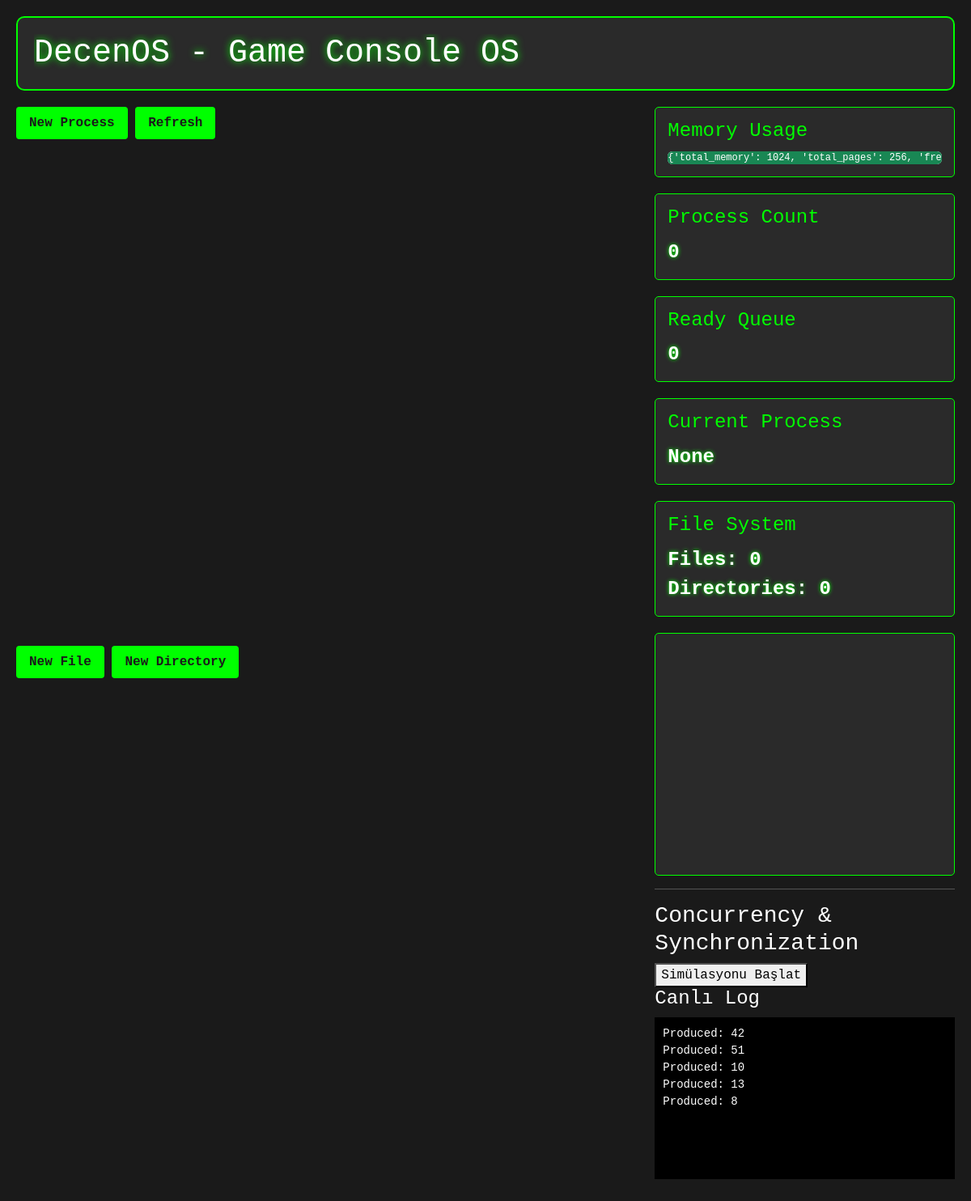
Before: /process/explorer/ (signed in) with the older database file.
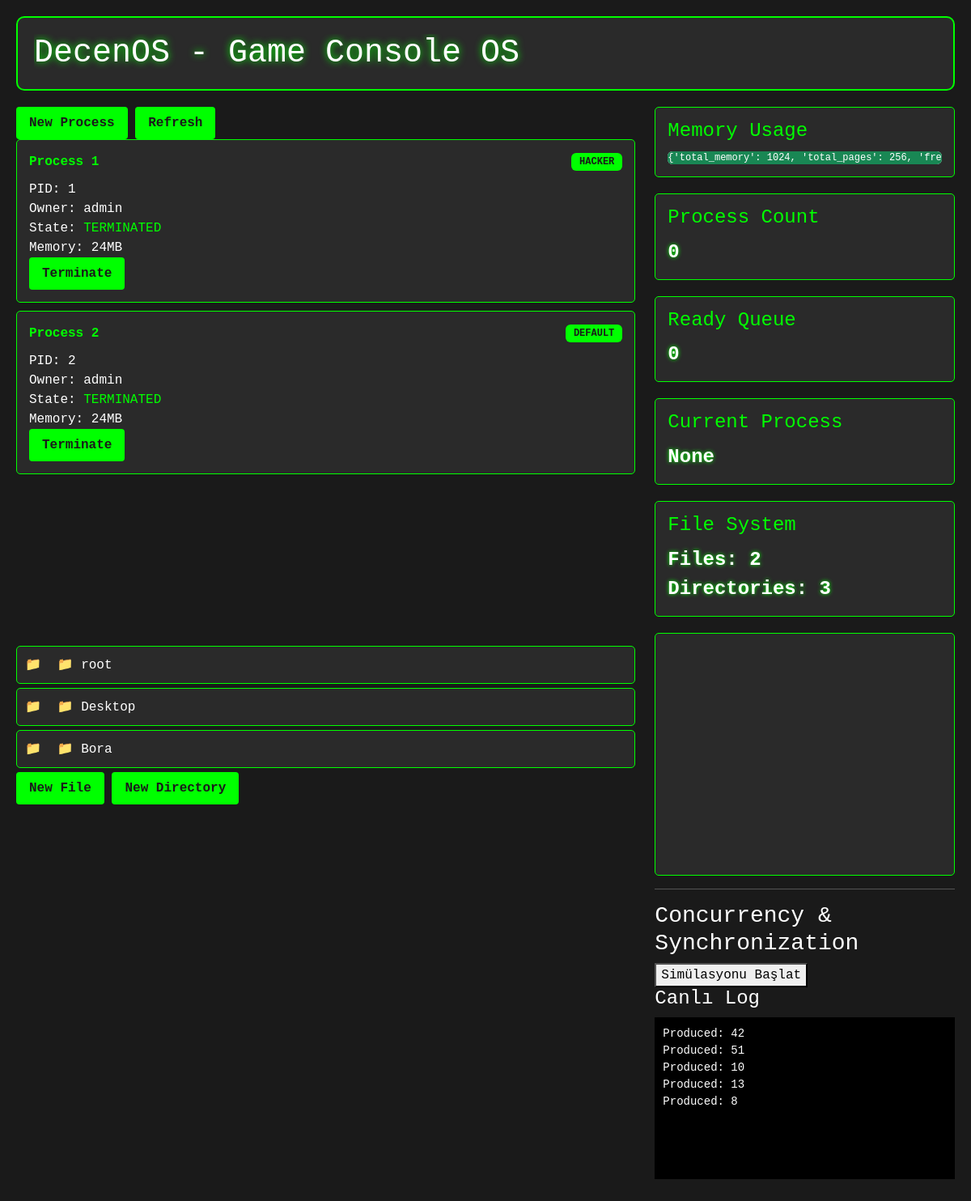
After: the same page with the newer database file.
### core/models.py (models this page shows, shortened)
class Process(models.Model):
    class ProcessState(models.TextChoices):
        NEW = 'NEW'
        READY = 'READY'
        RUNNING = 'RUNNING'
        WAITING = 'WAITING'
        TERMINATED = 'TERMINATED'
    pid = models.AutoField(primary_key=True)
    name = models.CharField(max_length=100)
    owner = models.ForeignKey(User, on_delete=models.CASCADE, related_name='processes')
    state = models.CharField(max_length=20, choices=ProcessState.choices, default=ProcessState.NEW)
    memory_required = models.IntegerField(default=0)
    created_at = models.DateTimeField(default=timezone.now)
    last_run_time = models.DateTimeField(null=True, blank=True)
    quantum = models.IntegerField(default=100)  # Time quantum in milliseconds
    priority = models.IntegerField(default=0)  # For Round Robin, all processes have equal priority
    class ProcessType(models.TextChoices):
        DEFAULT = 'DEFAULT'
        HACKER = 'HACKER'
        MINER = 'MINER'
        VALIDATOR = 'VALIDATOR'
    process_type = models.CharField(max_length=20, choices=ProcessType.choices, default=ProcessType.DEFAULT)
    page_table = models.JSONField(default=list)

class Directory(models.Model):
    name = models.CharField(max_length=255)
    parent = models.ForeignKey('self', on_delete=models.CASCADE, null=True, blank=True, related_name='subdirectories')
    owner = models.ForeignKey(User, on_delete=models.CASCADE, related_name='owned_directories')
    created_at = models.DateTimeField(default=timezone.now)
    last_modified = models.DateTimeField(auto_now=True)
    class Meta:
        unique_together = ('name', 'parent')

### core/views.py (the view)
# urls.py: path('explorer/', views.file_explorer, name='file_explorer'),
@login_required
def file_explorer(request, directory_id=None):
    if directory_id:
        current_dir = Directory.objects.get(id=directory_id)
        directories = current_dir.subdirectories.all()
        files = current_dir.files.all()
        current_path = []
        temp_dir = current_dir
        while temp_dir:
            current_path.insert(0, temp_dir)
            temp_dir = temp_dir.parent
    else:
        current_dir = None
        directories = Directory.objects.filter(parent=None)
        files = File.objects.filter(directory=None)
        current_path = []
    system_status = get_os_instance().get_system_status()
    return render(request, 'core/dashboard.html', {
        'processes': Process.objects.all(),
        'directories': directories,
        'files': files,
        'current_path': current_path,
        'current_dir': current_dir,
        'memory_usage': system_status.get('memory_usage', 0),
        'process_count': system_status.get('process_count', 0),
        'ready_queue_size': system_status.get('ready_queue_size', 0),
        'current_process': system_status.get('current_process', 'None'),
        'file_system_status': system_status.get('file_system_status', {'total_files': 0, 'total_directories': 0}),
        'console_history': []
    })

### core/memory_manager.py (called while the page is built)
    def get_memory_usage(self):
        total_allocated = sum(len(pages) for pages in self.allocated_pages.values())
        return {
            'total_memory': self.total_memory,
            'total_pages': self.total_pages,
            'free_pages': len(self.free_pages),
            'allocated_pages': total_allocated,
            'page_size': self.page_size
        }

### core/os.py (called while the page is built)
    def get_system_status(self):
        with self.system_locks['process']:
            with self.system_locks['memory']:
                with self.system_locks['file_system']:
                    return {
                        'is_running': self.is_running,
                        'memory_usage': self.memory_manager.get_memory_usage(),
                        'process_count': len(self.process_manager.get_all_processes()),
                        'ready_queue_size': len(self.scheduler.get_ready_queue()),
                        'current_process': self.scheduler.get_current_process().pid if self.scheduler.get_current_process() else None,
                        'file_system_status': {
                            'total_files': File.objects.count(),
                            'total_directories': Directory.objects.count()
                        }
                    }

### core/process_manager.py (called while the page is built)
    def _initialize_processes(self):
        for process in Process.objects.all():
            if process.state != Process.ProcessState.TERMINATED:
                self.processes[process.pid] = process
                if process.state == Process.ProcessState.READY:
                    self.scheduler.add_process(process)

    def get_all_processes(self):
        self._initialize_processes()
        return list(self.processes.values())

### core/scheduler.py (called while the page is built)
    def get_ready_queue(self):
        return self.ready_queue

    def get_current_process(self):
        return self.current_process

### core/views.py (called while the page is built)
def get_os_instance():
    global _os_instance
    if _os_instance is None:
        _os_instance = DecenOS()
    return _os_instance

### core/templates/core/dashboard.html (shortened to what this page needs)
{% extends 'core/base.html' %} {% block process_dashboard %}
<div class="process-controls">
  <button class="console-button" onclick="createProcess()">New Process</button>
  <button class="console-button" onclick="refreshProcesses()">Refresh</button>
</div>
<div class="process-visualization">
  <div class="process-list" id="process-list">
    {% for process in processes %}
    <div class="process-item" data-pid="{{ process.pid }}">
      <div class="process-header">
        <span class="process-name">{{ process.name }}</span>
        <span class="process-type badge bg-secondary"
          >{{ process.process_type }}</span
        >
      </div>
      <div class="process-details">
        <div>PID: {{ process.pid }}</div>
        <div>Owner: {{ process.owner.username }}</div>
        <div>State: <span class="process-state">{{ process.state }}</span></div>
        <div>Memory: {{ process.memory_required }}MB</div>
      </div>
      <div class="process-actions">
        <button
          class="console-button"
          onclick="terminateProcess({{ process.pid }})"
        >
          Terminate
        </button>
      </div>
    </div>
    {% endfor %}
  </div>
</div>
{% endblock %} {% block system_status %}
<div class="system-metrics">
  <div class="metric">
    <h4>Memory Usage</h4>
    <div class="progress">
      <div
        class="progress-bar bg-success"
        role="progressbar"
        style="width: {{ memory_usage }}%"
      >
        {{ memory_usage }}%
      </div>
    </div>
  </div>
  <div class="metric">
    <h4>Process Count</h4>
    <div class="metric-value">{{ process_count }}</div>
  </div>
  <div class="metric">
    <h4>Ready Queue</h4>
    <div class="metric-value">{{ ready_queue_size }}</div>
  </div>
  <div class="metric">
    <h4>Current Process</h4>
    <div class="metric-value">{{ current_process|default:"None" }}</div>
  </div>
  <div class="metric">
    <h4>File System</h4>
    <div class="metric-value">
      Files: {{ file_system_status.total_files }}<br />
      Directories: {{ file_system_status.total_directories }}
    </div>
  </div>
</div>
{% endblock %} {% block file_explorer %}
<div class="file-list">
  {% for dir in directories %}
  <div class="file-item directory" onclick="navigateTo('{{ dir.id }}')">
    📁 {{ dir.name }}
  </div>
  {% endfor %}
</div>
<div class="file-actions">
  <button class="console-button" onclick="createFile()">New File</button>
  <button class="console-button" onclick="createDirectory()">
    New Directory
  </button>
</div>
{% endblock %} {% block console_output %}
<div class="console-history" id="console-history">
</div>
<hr>
<h3>Concurrency & Synchronization</h3>
<button onclick="startSimulation()">Simülasyonu Başlat</button>
<h4>Canlı Log</h4>
<pre id="logDisplay" style="background-color:#000; padding:10px; height:200px; overflow-y:scroll;"></pre>
{% endblock %}

### core/templates/core/base.html (shortened to what this page needs)
<!DOCTYPE html>
<html lang="en">
  <head>
    <link
      href="https://cdn.jsdelivr.net/npm/bootstrap@5.3.0/dist/css/bootstrap.min.css"
      rel="stylesheet"
    />
    <link
      href="https://cdn.jsdelivr.net/npm/bootstrap-icons@1.10.0/font/bootstrap-icons.css"
      rel="stylesheet"
    />
    <link
      rel="stylesheet"
      href="https://cdnjs.cloudflare.com/ajax/libs/animate.css/4.1.1/animate.min.css"
    />
    {% load static %}
    <link rel="stylesheet" href="{% static 'core/css/style.css' %}" />
  </head>
  <body>
    <div class="console-container">
      <div class="console-header">
        <h1>DecenOS - Game Console OS</h1>
      </div>
      <div class="row">
        <div class="col-md-8">{% block process_dashboard %}{% endblock %}</div>
        <div class="col-md-4">{% block system_status %}{% endblock %}</div>
      </div>
      <div class="row">
        <div class="col-md-8">{% block file_explorer %}{% endblock %}</div>
        <div class="col-md-4">{% block console_output %}{% endblock %}</div>
      </div>
    </div>
  </body>
</html>

### core/static/core/css/style.css (style rules this page uses)
:root { --console-bg: #1a1a1a; --console-accent: #00ff00; --console-text: #ffffff; --console-panel: #2a2a2a; --console-glow: 0 0 10px var(--console-accent); }
body { background-color: var(--console-bg); color: var(--console-text); font-family: "Courier New", monospace; background-image: url("https://www.transparenttextures.com/patterns/carbon-fibre.png"); }
.console-container { max-width: 1200px; margin: 0 auto; padding: 20px; }
.console-header { background-color: var(--console-panel); border: 2px solid var(--console-accent); padding: 20px; margin-bottom: 20px; border-radius: 10px; animation: pulse-glow 2s infinite; }
.console-header h1 { margin: 0; overflow: hidden; white-space: nowrap; animation: typing 3.5s steps(40, end); text-shadow: 0 0 10px var(--console-accent); }
.console-button { background-color: var(--console-accent); color: var(--console-bg); border: none; padding: 8px 16px; border-radius: 4px; cursor: pointer; font-family: "Courier New", monospace; font-weight: bold; transition: all 0.3s ease; }
.process-item { background-color: var(--console-panel); border: 1px solid var(--console-accent); padding: 15px; margin-bottom: 10px; border-radius: 5px; transition: all 0.3s ease; animation: fadeIn 0.5s ease-in; }
.process-header { display: flex; justify-content: space-between; align-items: center; margin-bottom: 10px; }
.process-name { font-weight: bold; color: var(--console-accent); }
.process-state { color: var(--console-accent); }
.system-metrics { display: grid; grid-template-columns: repeat(auto-fit, minmax(200px, 1fr)); gap: 20px; margin-bottom: 20px; }
.metric { background-color: var(--console-panel); border: 1px solid var(--console-accent); padding: 15px; border-radius: 5px; transition: all 0.3s ease; }
.metric h4 { color: var(--console-accent); margin-bottom: 10px; }
.metric-value { font-size: 24px; font-weight: bold; text-shadow: 0 0 5px var(--console-accent); }
.file-item { background-color: var(--console-panel); border: 1px solid var(--console-accent); padding: 10px; margin-bottom: 5px; border-radius: 5px; cursor: pointer; transition: all 0.3s ease; animation: fadeIn 0.5s ease-in; }
.console-history { background-color: var(--console-panel); border: 1px solid var(--console-accent); padding: 15px; border-radius: 5px; height: 300px; overflow-y: auto; }
.progress-bar { transition: width 0.5s ease-in-out; animation: pulse-glow 2s infinite; }
.process-type.badge { padding: 5px 10px; margin-left: 10px; text-shadow: 0 0 5px var(--console-accent); }
.process-type.badge.bg-secondary { background-color: var(--console-accent) !important; color: var(--console-bg); }
.file-item::before { margin-right: 10px; font-family: "Bootstrap Icons"; }
.file-item.directory::before { content: "📁"; color: var(--console-accent); }

Changed rows visible on the page:
added Process: name "Process 1", process_type "HACKER", pid "1", owner.username "admin", state "TERMINATED", memory_required "24"
added Process: name "Process 2", process_type "DEFAULT", pid "2", owner.username "admin", state "TERMINATED", memory_required "24"
added Directory: name "root"
added Directory: name "Desktop"
added Directory: name "Bora"
Other visible differences:
{{ file_system_status.total_files }}: "0" → "2"
{{ file_system_status.total_directories }}: "0" → "3"
